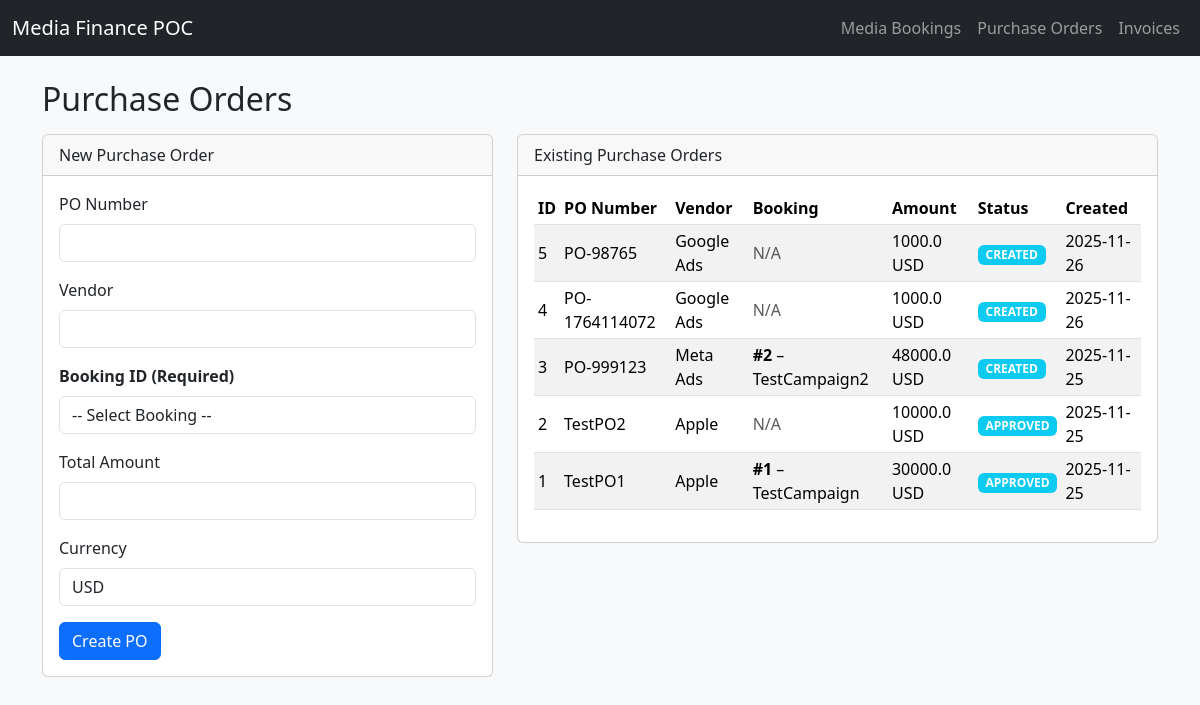
Before: /purchase-orders with the older database file.
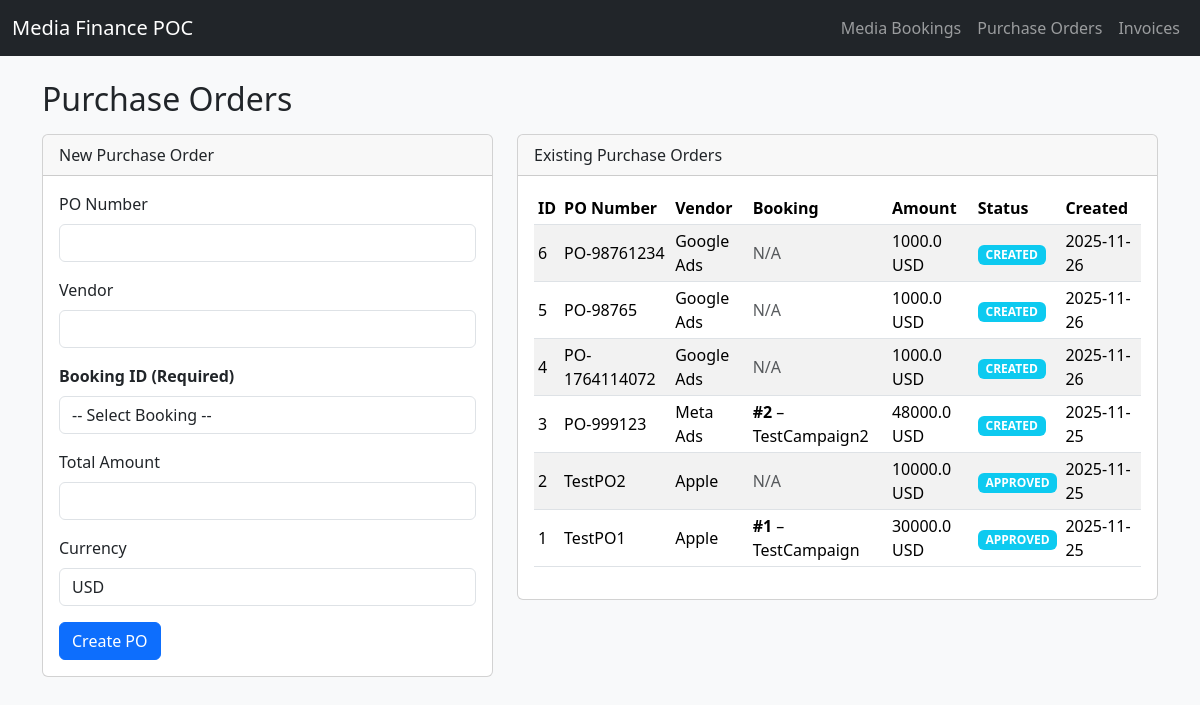
After: the same page with the newer database file.
### app.py (models this page shows)
class PurchaseOrder(db.Model):
    id = db.Column(db.Integer, primary_key=True)
    po_number = db.Column(db.String(50), unique=True, nullable=False)
    vendor = db.Column(db.String(100), nullable=False)
    booking_id = db.Column(db.Integer, db.ForeignKey("media_booking.id"))
    total_amount = db.Column(db.Float)
    currency = db.Column(db.String(10))
    status = db.Column(db.String(50), default="CREATED")
    created_at = db.Column(db.DateTime, default=datetime.utcnow)
    booking = db.relationship("MediaBooking", backref="purchase_orders")

class MediaBooking(db.Model):
    id = db.Column(db.Integer, primary_key=True)
    campaign_name = db.Column(db.String(200), nullable=False)
    channel = db.Column(db.String(50), nullable=False)
    market = db.Column(db.String(100))
    vendor = db.Column(db.String(100))
    start_date = db.Column(db.String(20))
    end_date = db.Column(db.String(20))
    unit_rate = db.Column(db.Float)
    units = db.Column(db.Integer)
    budget = db.Column(db.Float)
    currency = db.Column(db.String(10))
    status = db.Column(db.String(50), default="PLANNED")
    created_at = db.Column(db.DateTime, default=datetime.utcnow)

### app.py (the view, shortened to what this page needs)
@app.route("/purchase-orders", methods=["GET", "POST"])
def purchase_orders():
    pos = PurchaseOrder.query.order_by(PurchaseOrder.created_at.desc()).all()
    bookings = MediaBooking.query.all()
    return render_template("purchase_orders.html", pos=pos, bookings=bookings)

### templates/purchase_orders.html (shortened to what this page needs)
{% extends "base.html" %}
{% block content %}
<h2 class="mb-3">Purchase Orders</h2>
<div class="row">
  <div class="col-md-5">
    <div class="card mb-4">
      <div class="card-header">
        New Purchase Order
      </div>
      <div class="card-body">
        <form method="POST">
          <div class="mb-3">
              <label class="form-label">PO Number</label>
              <input type="text" name="po_number" class="form-control" required>
          </div>
          <div class="mb-3">
              <label class="form-label">Vendor</label>
              <input type="text" name="vendor" class="form-control" required>
          </div>
          <div class="mb-3">
              <label class="form-label"><b>Booking ID (Required)</b></label>
              <select name="booking_id" class="form-control" required>
                  <option value="">-- Select Booking --</option>
              </select>
          </div>
          <div class="mb-3">
              <label class="form-label">Total Amount</label>
              <input type="number" step="0.01" name="total_amount" class="form-control" required>
          </div>
          <div class="mb-3">
              <label class="form-label">Currency</label>
              <input type="text" name="currency" class="form-control" value="USD" required>
          </div>
          <button type="submit" class="btn btn-primary">Create PO</button>
        </form>
      </div>
    </div>
  </div>
  <div class="col-md-7">
    <div class="card">
      <div class="card-header">
        Existing Purchase Orders
      </div>
      <div class="card-body table-responsive">
        {% if pos %}
        <table class="table table-sm table-striped align-middle">
          <thead>
            <tr>
              <th>ID</th>
              <th>PO Number</th>
              <th>Vendor</th>
              <th>Booking</th>
              <th>Amount</th>
              <th>Status</th>
              <th>Created</th>
            </tr>
          </thead>
          <tbody>
            {% for po in pos %}
            <tr>
              <td>{{ po.id }}</td>
              <td>{{ po.po_number }}</td>
              <td>{{ po.vendor }}</td>
              <td>
                {% if po.booking %}
                  <b>#{{ po.booking.id }}</b> – {{ po.booking.campaign_name }}
                {% else %}
                  <span class="text-muted">N/A</span>
                {% endif %}
              </td>
              <td>{{ po.total_amount }} {{ po.currency }}</td>
              <td><span class="badge bg-info">{{ po.status }}</span></td>
              <td>{{ po.created_at.strftime('%Y-%m-%d') if po.created_at }}</td>
            </tr>
            {% endfor %}
          </tbody>
        </table>
        {% else %}
          <p class="text-muted mb-0">No purchase orders yet.</p>
        {% endif %}
      </div>
    </div>
  </div>
</div>
{% endblock %}

### templates/base.html (shortened to what this page needs)
<!doctype html>
<html>
<head>
  <link rel="stylesheet"
        href="https://cdn.jsdelivr.net/npm/bootstrap@5.3.3/dist/css/bootstrap.min.css">
</head>
<body class="bg-light">
<nav class="navbar navbar-expand-lg navbar-dark bg-dark mb-4">
  <div class="container-fluid">
    <a class="navbar-brand" href="{{ url_for('index') }}">Media Finance POC</a>
    <div class="navbar-nav">
      <a class="nav-link" href="{{ url_for('media_bookings') }}">Media Bookings</a>
      <a class="nav-link" href="{{ url_for('purchase_orders') }}">Purchase Orders</a>
      <a class="nav-link" href="{{ url_for('invoices') }}">Invoices</a>
    </div>
  </div>
</nav>
<div class="container">
  {% block content %}{% endblock %}
</div>
</body>
</html>

Changed rows visible on the page:
added PurchaseOrder: id "6", po_number "PO-98761234", vendor "Google Ads", shows "N/A", total_amount "1000.0", currency "USD", status "CREATED", created_at "2025-11-26"
